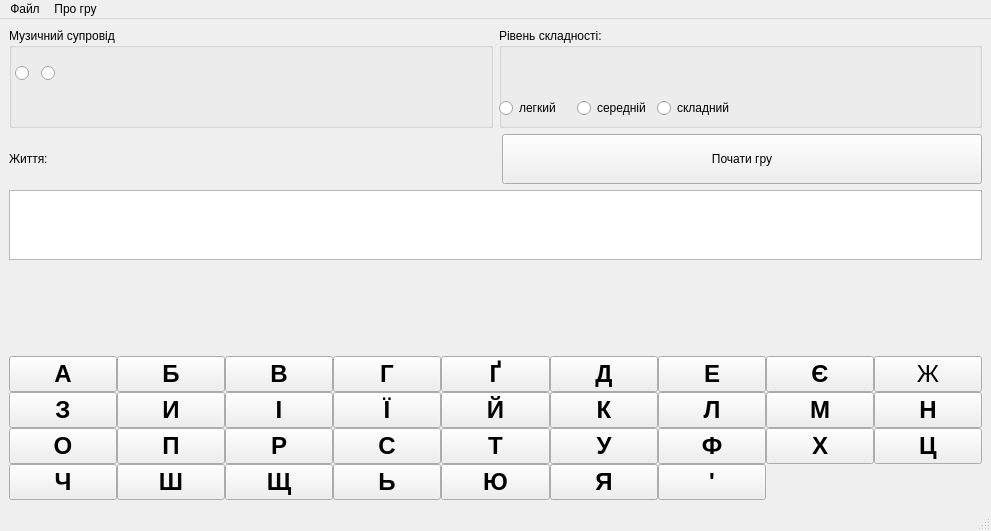
<?xml version="1.0" encoding="UTF-8"?>
<ui version="4.0">
 <class>MainWindow</class>
 <widget class="QMainWindow" name="MainWindow">
  <property name="geometry">
   <rect>
    <x>0</x>
    <y>0</y>
    <width>991</width>
    <height>531</height>
   </rect>
  </property>
  <property name="windowTitle">
   <string>Вгадай слово</string>
  </property>
  <property name="windowIcon">
   <iconset resource="Res.qrc">
    <normaloff>:/new/prefix1/Res/ico.png</normaloff>:/new/prefix1/Res/ico.png</iconset>
  </property>
  <widget class="QWidget" name="centralwidget">
   <layout class="QGridLayout" name="gridLayout_2">
    <item row="3" column="0">
     <layout class="QHBoxLayout" name="horizontalLayout_2">
      <item>
       <widget class="QTableView" name="tableView">
        <property name="enabled">
         <bool>true</bool>
        </property>
        <property name="sizePolicy">
         <sizepolicy hsizetype="Expanding" vsizetype="Fixed">
          <horstretch>0</horstretch>
          <verstretch>0</verstretch>
         </sizepolicy>
        </property>
        <property name="maximumSize">
         <size>
          <width>16777215</width>
          <height>70</height>
         </size>
        </property>
        <property name="font">
         <font>
          <pointsize>14</pointsize>
          <bold>true</bold>
         </font>
        </property>
        <property name="autoFillBackground">
         <bool>false</bool>
        </property>
        <property name="lineWidth">
         <number>3</number>
        </property>
        <property name="sizeAdjustPolicy">
         <enum>QAbstractScrollArea::AdjustToContents</enum>
        </property>
        <property name="autoScroll">
         <bool>true</bool>
        </property>
        <attribute name="horizontalHeaderVisible">
         <bool>true</bool>
        </attribute>
        <attribute name="horizontalHeaderCascadingSectionResizes">
         <bool>true</bool>
        </attribute>
        <attribute name="horizontalHeaderHighlightSections">
         <bool>false</bool>
        </attribute>
        <attribute name="verticalHeaderVisible">
         <bool>false</bool>
        </attribute>
        <attribute name="verticalHeaderMinimumSectionSize">
         <number>57</number>
        </attribute>
        <attribute name="verticalHeaderDefaultSectionSize">
         <number>57</number>
        </attribute>
        <attribute name="verticalHeaderHighlightSections">
         <bool>false</bool>
        </attribute>
       </widget>
      </item>
     </layout>
    </item>
    <item row="5" column="0">
     <layout class="QHBoxLayout" name="horizontalLayout_7"/>
    </item>
    <item row="6" column="0">
     <layout class="QGridLayout" name="gridLayout" rowstretch="0,0,0,0">
      <property name="spacing">
       <number>0</number>
      </property>
      <item row="0" column="1">
       <widget class="QPushButton" name="pushButton_2">
        <property name="font">
         <font>
          <pointsize>18</pointsize>
          <bold>true</bold>
         </font>
        </property>
        <property name="text">
         <string>Б</string>
        </property>
       </widget>
      </item>
      <item row="0" column="0">
       <widget class="QPushButton" name="pushButton">
        <property name="enabled">
         <bool>true</bool>
        </property>
        <property name="minimumSize">
         <size>
          <width>0</width>
          <height>0</height>
         </size>
        </property>
        <property name="font">
         <font>
          <pointsize>18</pointsize>
          <bold>true</bold>
         </font>
        </property>
        <property name="text">
         <string>А</string>
        </property>
       </widget>
      </item>
      <item row="3" column="0">
       <widget class="QPushButton" name="pushButton_28">
        <property name="font">
         <font>
          <pointsize>18</pointsize>
          <bold>true</bold>
         </font>
        </property>
        <property name="text">
         <string>Ч</string>
        </property>
       </widget>
      </item>
      <item row="1" column="3">
       <widget class="QPushButton" name="pushButton_13">
        <property name="font">
         <font>
          <pointsize>18</pointsize>
          <bold>true</bold>
         </font>
        </property>
        <property name="text">
         <string>Ї</string>
        </property>
       </widget>
      </item>
      <item row="2" column="6">
       <widget class="QPushButton" name="pushButton_25">
        <property name="font">
         <font>
          <pointsize>18</pointsize>
          <bold>true</bold>
         </font>
        </property>
        <property name="text">
         <string>Ф</string>
        </property>
       </widget>
      </item>
      <item row="1" column="0">
       <widget class="QPushButton" name="pushButton_35">
        <property name="font">
         <font>
          <pointsize>18</pointsize>
          <bold>true</bold>
         </font>
        </property>
        <property name="text">
         <string>З</string>
        </property>
       </widget>
      </item>
      <item row="2" column="8">
       <widget class="QPushButton" name="pushButton_27">
        <property name="font">
         <font>
          <pointsize>18</pointsize>
          <bold>true</bold>
         </font>
        </property>
        <property name="text">
         <string>Ц</string>
        </property>
       </widget>
      </item>
      <item row="2" column="2">
       <widget class="QPushButton" name="pushButton_21">
        <property name="font">
         <font>
          <pointsize>18</pointsize>
          <bold>true</bold>
         </font>
        </property>
        <property name="text">
         <string>Р</string>
        </property>
       </widget>
      </item>
      <item row="3" column="1">
       <widget class="QPushButton" name="pushButton_29">
        <property name="font">
         <font>
          <pointsize>18</pointsize>
          <bold>true</bold>
         </font>
        </property>
        <property name="text">
         <string>Ш</string>
        </property>
       </widget>
      </item>
      <item row="0" column="7">
       <widget class="QPushButton" name="pushButton_8">
        <property name="font">
         <font>
          <pointsize>18</pointsize>
          <bold>true</bold>
         </font>
        </property>
        <property name="text">
         <string>Є</string>
        </property>
       </widget>
      </item>
      <item row="1" column="8">
       <widget class="QPushButton" name="pushButton_18">
        <property name="font">
         <font>
          <pointsize>18</pointsize>
          <bold>true</bold>
         </font>
        </property>
        <property name="text">
         <string>Н</string>
        </property>
       </widget>
      </item>
      <item row="0" column="2">
       <widget class="QPushButton" name="pushButton_3">
        <property name="font">
         <font>
          <pointsize>18</pointsize>
          <bold>true</bold>
         </font>
        </property>
        <property name="text">
         <string>В</string>
        </property>
       </widget>
      </item>
      <item row="1" column="4">
       <widget class="QPushButton" name="pushButton_41">
        <property name="font">
         <font>
          <pointsize>18</pointsize>
          <bold>true</bold>
         </font>
        </property>
        <property name="text">
         <string>Й</string>
        </property>
       </widget>
      </item>
      <item row="0" column="5">
       <widget class="QPushButton" name="pushButton_6">
        <property name="font">
         <font>
          <pointsize>18</pointsize>
          <bold>true</bold>
         </font>
        </property>
        <property name="text">
         <string>Д</string>
        </property>
       </widget>
      </item>
      <item row="2" column="0">
       <widget class="QPushButton" name="pushButton_19">
        <property name="font">
         <font>
          <pointsize>18</pointsize>
          <bold>true</bold>
         </font>
        </property>
        <property name="text">
         <string>О</string>
        </property>
       </widget>
      </item>
      <item row="0" column="6">
       <widget class="QPushButton" name="pushButton_7">
        <property name="font">
         <font>
          <pointsize>18</pointsize>
          <bold>true</bold>
         </font>
        </property>
        <property name="text">
         <string>E</string>
        </property>
       </widget>
      </item>
      <item row="1" column="1">
       <widget class="QPushButton" name="pushButton_38">
        <property name="font">
         <font>
          <pointsize>18</pointsize>
          <bold>true</bold>
         </font>
        </property>
        <property name="text">
         <string>И</string>
        </property>
       </widget>
      </item>
      <item row="3" column="5">
       <widget class="QPushButton" name="pushButton_33">
        <property name="font">
         <font>
          <pointsize>18</pointsize>
          <bold>true</bold>
         </font>
        </property>
        <property name="text">
         <string>Я</string>
        </property>
       </widget>
      </item>
      <item row="1" column="6">
       <widget class="QPushButton" name="pushButton_40">
        <property name="font">
         <font>
          <pointsize>18</pointsize>
          <bold>true</bold>
         </font>
        </property>
        <property name="text">
         <string>Л</string>
        </property>
       </widget>
      </item>
      <item row="3" column="2">
       <widget class="QPushButton" name="pushButton_30">
        <property name="font">
         <font>
          <pointsize>18</pointsize>
          <bold>true</bold>
         </font>
        </property>
        <property name="text">
         <string>Щ</string>
        </property>
       </widget>
      </item>
      <item row="1" column="5">
       <widget class="QPushButton" name="pushButton_37">
        <property name="font">
         <font>
          <pointsize>18</pointsize>
          <bold>true</bold>
         </font>
        </property>
        <property name="text">
         <string>К</string>
        </property>
       </widget>
      </item>
      <item row="2" column="1">
       <widget class="QPushButton" name="pushButton_20">
        <property name="font">
         <font>
          <pointsize>18</pointsize>
          <bold>true</bold>
         </font>
        </property>
        <property name="text">
         <string>П</string>
        </property>
       </widget>
      </item>
      <item row="3" column="4">
       <widget class="QPushButton" name="pushButton_32">
        <property name="font">
         <font>
          <pointsize>18</pointsize>
          <bold>true</bold>
         </font>
        </property>
        <property name="text">
         <string>Ю</string>
        </property>
       </widget>
      </item>
      <item row="2" column="4">
       <widget class="QPushButton" name="pushButton_23">
        <property name="font">
         <font>
          <pointsize>18</pointsize>
          <bold>true</bold>
         </font>
        </property>
        <property name="text">
         <string>Т</string>
        </property>
       </widget>
      </item>
      <item row="2" column="5">
       <widget class="QPushButton" name="pushButton_24">
        <property name="font">
         <font>
          <pointsize>18</pointsize>
          <bold>true</bold>
         </font>
        </property>
        <property name="text">
         <string>У</string>
        </property>
       </widget>
      </item>
      <item row="0" column="8">
       <widget class="QPushButton" name="pushButton_9">
        <property name="font">
         <font>
          <pointsize>18</pointsize>
         </font>
        </property>
        <property name="text">
         <string>Ж</string>
        </property>
       </widget>
      </item>
      <item row="1" column="7">
       <widget class="QPushButton" name="pushButton_17">
        <property name="font">
         <font>
          <pointsize>18</pointsize>
          <bold>true</bold>
         </font>
        </property>
        <property name="text">
         <string>M</string>
        </property>
       </widget>
      </item>
      <item row="1" column="2">
       <widget class="QPushButton" name="pushButton_39">
        <property name="font">
         <font>
          <pointsize>18</pointsize>
          <bold>true</bold>
         </font>
        </property>
        <property name="text">
         <string>І</string>
        </property>
       </widget>
      </item>
      <item row="2" column="7">
       <widget class="QPushButton" name="pushButton_26">
        <property name="font">
         <font>
          <pointsize>18</pointsize>
          <bold>true</bold>
         </font>
        </property>
        <property name="text">
         <string>Х</string>
        </property>
       </widget>
      </item>
      <item row="2" column="3">
       <widget class="QPushButton" name="pushButton_22">
        <property name="font">
         <font>
          <pointsize>18</pointsize>
          <bold>true</bold>
         </font>
        </property>
        <property name="text">
         <string>С</string>
        </property>
       </widget>
      </item>
      <item row="0" column="4">
       <widget class="QPushButton" name="pushButton_5">
        <property name="font">
         <font>
          <pointsize>18</pointsize>
          <bold>true</bold>
         </font>
        </property>
        <property name="text">
         <string>Ґ</string>
        </property>
       </widget>
      </item>
      <item row="3" column="3">
       <widget class="QPushButton" name="pushButton_31">
        <property name="font">
         <font>
          <pointsize>18</pointsize>
          <bold>true</bold>
         </font>
        </property>
        <property name="text">
         <string>Ь</string>
        </property>
       </widget>
      </item>
      <item row="0" column="3">
       <widget class="QPushButton" name="pushButton_4">
        <property name="font">
         <font>
          <pointsize>18</pointsize>
          <bold>true</bold>
         </font>
        </property>
        <property name="text">
         <string>Г</string>
        </property>
       </widget>
      </item>
      <item row="3" column="6">
       <widget class="QPushButton" name="pushButton_34">
        <property name="font">
         <font>
          <pointsize>18</pointsize>
          <bold>true</bold>
         </font>
        </property>
        <property name="text">
         <string>'</string>
        </property>
       </widget>
      </item>
     </layout>
    </item>
    <item row="0" column="0">
     <layout class="QHBoxLayout" name="horizontalLayout_4">
      <item>
       <widget class="QGroupBox" name="groupBox">
        <property name="title">
         <string>Музичний супровід</string>
        </property>
        <widget class="QWidget" name="horizontalLayoutWidget_2">
         <property name="geometry">
          <rect>
           <x>0</x>
           <y>0</y>
           <width>501</width>
           <height>91</height>
          </rect>
         </property>
         <layout class="QHBoxLayout" name="horizontalLayout_5">
          <item>
           <widget class="QLabel" name="label_15">
            <property name="text">
             <string>&lt;html&gt;&lt;head/&gt;&lt;body&gt;&lt;p&gt;&lt;img src=&quot;:/new/prefix1/Res/sound.png&quot;/&gt;&lt;/p&gt;&lt;/body&gt;&lt;/html&gt;</string>
            </property>
           </widget>
          </item>
          <item>
           <widget class="QRadioButton" name="radioButton_sound_on">
            <property name="text">
             <string/>
            </property>
           </widget>
          </item>
          <item>
           <widget class="QLabel" name="label_16">
            <property name="text">
             <string>&lt;html&gt;&lt;head/&gt;&lt;body&gt;&lt;p&gt;&lt;img src=&quot;:/new/prefix1/Res/sound0.png&quot;/&gt;&lt;/p&gt;&lt;/body&gt;&lt;/html&gt;</string>
            </property>
           </widget>
          </item>
          <item>
           <widget class="QRadioButton" name="radioButton_sound_off">
            <property name="text">
             <string/>
            </property>
           </widget>
          </item>
          <item>
           <spacer name="horizontalSpacer_3">
            <property name="orientation">
             <enum>Qt::Horizontal</enum>
            </property>
            <property name="sizeHint" stdset="0">
             <size>
              <width>40</width>
              <height>20</height>
             </size>
            </property>
           </spacer>
          </item>
         </layout>
        </widget>
       </widget>
      </item>
      <item>
       <widget class="QGroupBox" name="groupBox_2">
        <property name="minimumSize">
         <size>
          <width>0</width>
          <height>100</height>
         </size>
        </property>
        <property name="title">
         <string>Рівень складності:</string>
        </property>
        <widget class="QWidget" name="verticalLayoutWidget">
         <property name="geometry">
          <rect>
           <x>0</x>
           <y>10</y>
           <width>501</width>
           <height>80</height>
          </rect>
         </property>
         <layout class="QVBoxLayout" name="verticalLayout">
          <item>
           <widget class="QLabel" name="label_14">
            <property name="text">
             <string>&lt;html&gt;&lt;head/&gt;&lt;body&gt;&lt;p&gt;&lt;img src=&quot;:/new/prefix1/Res/level.png&quot;/&gt;&lt;/p&gt;&lt;/body&gt;&lt;/html&gt;</string>
            </property>
           </widget>
          </item>
          <item>
           <layout class="QHBoxLayout" name="horizontalLayout_3">
            <item>
             <widget class="QRadioButton" name="radioButton_easy">
              <property name="text">
               <string>легкий   </string>
              </property>
             </widget>
            </item>
            <item>
             <widget class="QRadioButton" name="radioButton_medium">
              <property name="text">
               <string>середній</string>
              </property>
             </widget>
            </item>
            <item>
             <widget class="QRadioButton" name="radioButton_hard">
              <property name="text">
               <string>складний</string>
              </property>
             </widget>
            </item>
            <item>
             <spacer name="horizontalSpacer_2">
              <property name="orientation">
               <enum>Qt::Horizontal</enum>
              </property>
              <property name="sizeHint" stdset="0">
               <size>
                <width>40</width>
                <height>20</height>
               </size>
              </property>
             </spacer>
            </item>
           </layout>
          </item>
         </layout>
        </widget>
       </widget>
      </item>
     </layout>
    </item>
    <item row="2" column="0">
     <layout class="QHBoxLayout" name="horizontalLayout">
      <item>
       <widget class="QLabel" name="label">
        <property name="text">
         <string>Життя: </string>
        </property>
       </widget>
      </item>
      <item>
       <widget class="QLabel" name="label_heart1">
        <property name="text">
         <string>&lt;html&gt;&lt;head/&gt;&lt;body&gt;&lt;p&gt;&lt;img src=&quot;:/new/prefix1/Res/heart.png&quot;/&gt;&lt;/p&gt;&lt;/body&gt;&lt;/html&gt;</string>
        </property>
       </widget>
      </item>
      <item>
       <widget class="QLabel" name="label_heart2">
        <property name="text">
         <string>&lt;html&gt;&lt;head/&gt;&lt;body&gt;&lt;p&gt;&lt;img src=&quot;:/new/prefix1/Res/heart.png&quot;/&gt;&lt;/p&gt;&lt;/body&gt;&lt;/html&gt;</string>
        </property>
       </widget>
      </item>
      <item>
       <widget class="QLabel" name="label_heart3">
        <property name="text">
         <string>&lt;html&gt;&lt;head/&gt;&lt;body&gt;&lt;p&gt;&lt;img src=&quot;:/new/prefix1/Res/heart.png&quot;/&gt;&lt;/p&gt;&lt;/body&gt;&lt;/html&gt;</string>
        </property>
       </widget>
      </item>
      <item>
       <widget class="QLabel" name="label_heart4">
        <property name="text">
         <string>&lt;html&gt;&lt;head/&gt;&lt;body&gt;&lt;p&gt;&lt;img src=&quot;:/new/prefix1/Res/heart.png&quot;/&gt;&lt;/p&gt;&lt;/body&gt;&lt;/html&gt;</string>
        </property>
       </widget>
      </item>
      <item>
       <widget class="QLabel" name="label_heart5">
        <property name="text">
         <string>&lt;html&gt;&lt;head/&gt;&lt;body&gt;&lt;p&gt;&lt;img src=&quot;:/new/prefix1/Res/heart.png&quot;/&gt;&lt;/p&gt;&lt;/body&gt;&lt;/html&gt;</string>
        </property>
       </widget>
      </item>
      <item>
       <widget class="QLabel" name="label_heart6">
        <property name="text">
         <string>&lt;html&gt;&lt;head/&gt;&lt;body&gt;&lt;p&gt;&lt;img src=&quot;:/new/prefix1/Res/heart.png&quot;/&gt;&lt;/p&gt;&lt;/body&gt;&lt;/html&gt;</string>
        </property>
       </widget>
      </item>
      <item>
       <widget class="QLabel" name="label_heart7">
        <property name="text">
         <string>&lt;html&gt;&lt;head/&gt;&lt;body&gt;&lt;p&gt;&lt;img src=&quot;:/new/prefix1/Res/heart.png&quot;/&gt;&lt;/p&gt;&lt;/body&gt;&lt;/html&gt;</string>
        </property>
       </widget>
      </item>
      <item>
       <widget class="QLabel" name="label_heart8">
        <property name="text">
         <string>&lt;html&gt;&lt;head/&gt;&lt;body&gt;&lt;p&gt;&lt;img src=&quot;:/new/prefix1/Res/heart.png&quot;/&gt;&lt;/p&gt;&lt;/body&gt;&lt;/html&gt;</string>
        </property>
       </widget>
      </item>
      <item>
       <widget class="QLabel" name="label_heart9">
        <property name="text">
         <string>&lt;html&gt;&lt;head/&gt;&lt;body&gt;&lt;p&gt;&lt;img src=&quot;:/new/prefix1/Res/heart.png&quot;/&gt;&lt;/p&gt;&lt;/body&gt;&lt;/html&gt;</string>
        </property>
       </widget>
      </item>
      <item>
       <widget class="QLabel" name="label_heart10">
        <property name="text">
         <string>&lt;html&gt;&lt;head/&gt;&lt;body&gt;&lt;p&gt;&lt;img src=&quot;:/new/prefix1/Res/heart.png&quot;/&gt;&lt;/p&gt;&lt;/body&gt;&lt;/html&gt;</string>
        </property>
       </widget>
      </item>
      <item>
       <spacer name="horizontalSpacer">
        <property name="orientation">
         <enum>Qt::Horizontal</enum>
        </property>
        <property name="sizeHint" stdset="0">
         <size>
          <width>40</width>
          <height>20</height>
         </size>
        </property>
       </spacer>
      </item>
      <item>
       <widget class="QPushButton" name="pushButton_10">
        <property name="minimumSize">
         <size>
          <width>480</width>
          <height>50</height>
         </size>
        </property>
        <property name="text">
         <string>Почати гру</string>
        </property>
        <property name="icon">
         <iconset resource="Res.qrc">
          <normaloff>:/new/prefix1/Res/play.png</normaloff>:/new/prefix1/Res/play.png</iconset>
        </property>
       </widget>
      </item>
     </layout>
    </item>
    <item row="4" column="0">
     <spacer name="verticalSpacer_2">
      <property name="orientation">
       <enum>Qt::Vertical</enum>
      </property>
      <property name="sizeHint" stdset="0">
       <size>
        <width>20</width>
        <height>40</height>
       </size>
      </property>
     </spacer>
    </item>
   </layout>
  </widget>
  <widget class="QStatusBar" name="statusbar"/>
  <widget class="QMenuBar" name="menubar">
   <property name="geometry">
    <rect>
     <x>0</x>
     <y>0</y>
     <width>991</width>
     <height>22</height>
    </rect>
   </property>
   <widget class="QMenu" name="menu">
    <property name="title">
     <string>Файл</string>
    </property>
    <addaction name="action"/>
    <addaction name="action_2"/>
   </widget>
   <widget class="QMenu" name="menu_2">
    <property name="title">
     <string>Про гру</string>
    </property>
    <addaction name="action_3"/>
   </widget>
   <addaction name="menu"/>
   <addaction name="menu_2"/>
  </widget>
  <action name="action">
   <property name="icon">
    <iconset resource="Res.qrc">
     <normaloff>:/new/prefix1/Res/play.png</normaloff>:/new/prefix1/Res/play.png</iconset>
   </property>
   <property name="text">
    <string>Нова гра</string>
   </property>
   <property name="shortcut">
    <string>Ctrl+N</string>
   </property>
  </action>
  <action name="action_2">
   <property name="icon">
    <iconset resource="Res.qrc">
     <normaloff>:/new/prefix1/Res/exit1.png</normaloff>:/new/prefix1/Res/exit1.png</iconset>
   </property>
   <property name="text">
    <string>Вихід</string>
   </property>
   <property name="shortcut">
    <string>Ctrl+F4</string>
   </property>
  </action>
  <action name="action_3">
   <property name="icon">
    <iconset resource="Res.qrc">
     <normaloff>:/new/prefix1/Res/about.png</normaloff>:/new/prefix1/Res/about.png</iconset>
   </property>
   <property name="text">
    <string>Інформація</string>
   </property>
  </action>
 </widget>
 <resources>
  <include location="Res.qrc"/>
 </resources>
 <connections/>
</ui>
